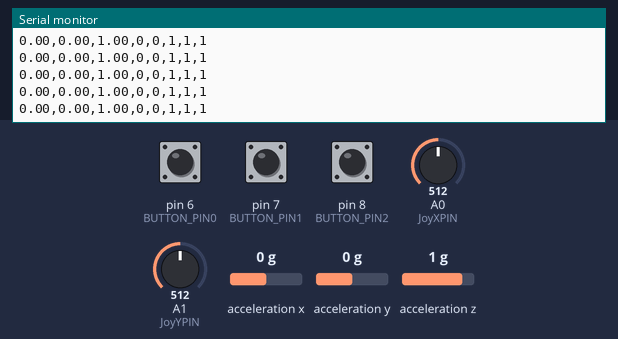
Bench run of a sketch on a simulated Arduino Uno, built with avr-gcc and run on an emulated ATmega328P. On the bench: the last lines printed to the serial monitor. The test bench sets the inputs (shaded band); at power-on: A1 (JoyYPIN) = 512, A0 (JoyXPIN) = 512, pin 6 (BUTTON_PIN0) HIGH, pin 7 (BUTTON_PIN1) HIGH, pin 8 (BUTTON_PIN2) HIGH, acceleration x 0 g, acceleration y 0 g, acceleration z 1 g.

Above: at 2.7 s.
2.8 s: A1 (JoyYPIN) set to 685
5.8 s: A1 (JoyYPIN) set to 716
At 6.8 s:
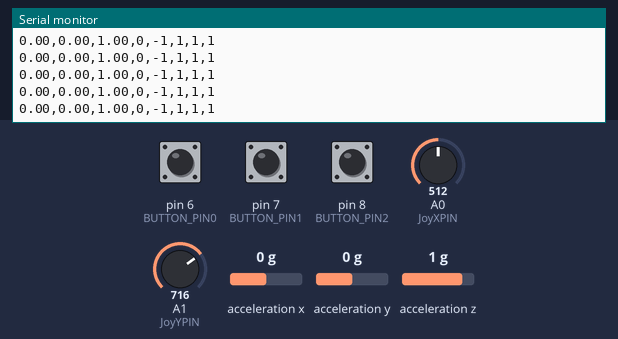
7.3 s: A0 (JoyXPIN) set to 317
10.3 s: A0 (JoyXPIN) set to 288
At 11.4 s:
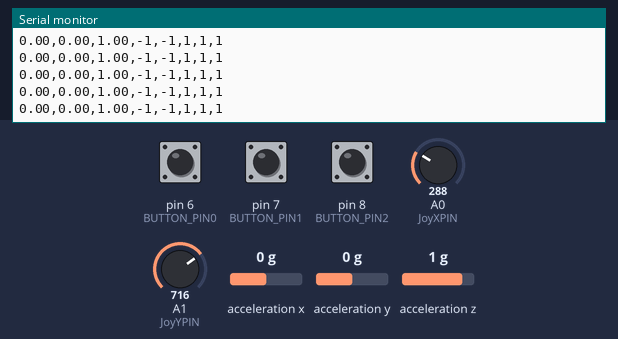

The sketch:

JoystickAndButtons.ino
```cpp
#include <Arduino_LSM6DSOX.h>

#define BUTTON_PIN0 6
#define BUTTON_PIN1 7
#define BUTTON_PIN2 8

#define JoyXPIN 0
#define JoyYPIN 1

float Ax, Ay, Az;

int joyX;
int joyY;

void setup() {
  Serial.begin(9600);
  IMU.begin();
  pinMode(BUTTON_PIN0, INPUT_PULLUP);
  pinMode(BUTTON_PIN1, INPUT_PULLUP);
  pinMode(BUTTON_PIN2, INPUT_PULLUP);
}

void loop() {

 if (IMU.accelerationAvailable()) {

    IMU.readAcceleration(Ax, Ay, Az);
    Serial.print(Ax);
    Serial.print(",");
    Serial.print(Ay);
    Serial.print(",");
    Serial.print(Az);
    Serial.print(",");

  }

  joyX = analogRead(JoyXPIN);
  joyY = analogRead(JoyYPIN);

  // Serial.println(joyX);
  // Serial.println(joyY);

    if (joyX >= 700) {
      Serial.print(1);
      Serial.print(",");
    } else if (joyX <= 300) {
      Serial.print(-1);
      Serial.print(",");
    } else {
      Serial.print(0);
      Serial.print(",");
    }

    if (joyY >= 700) {
      Serial.print(-1);
      Serial.print(",");
    } else if (joyY <= 300) {
      Serial.print(1);
      Serial.print(",");
    } else {
      Serial.print(0);
      Serial.print(",");
    }


  Serial.print(digitalRead(BUTTON_PIN0));
  Serial.print(",");
  Serial.print(digitalRead(BUTTON_PIN1));
  Serial.print(",");
  Serial.println(digitalRead(BUTTON_PIN2));


  delay(10);
}
```

Measured:
- after the input at 5.8 s, the serial monitor: prints a new line after 0.07 s (image 1)
- after the input at 10.3 s, the serial monitor: prints a new line after 0.06 s (image 2)
